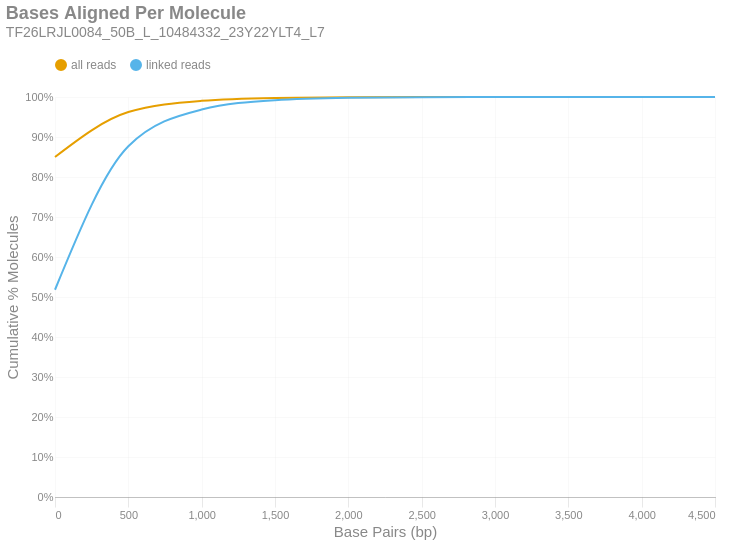

Source (notebook cell):
### Markdown cell above
### Bases Aligned Per Molecule
This is a cumulative frequency distribution showing the number of base pairs aligned per unique molecule. These data are shown in 500 bp bins. There are two distributions: one with `all reads` (yellow) and another with only `linked reads` (blue). The percent of molecules in the `linked reads` distribution is relative to the total number of linked molecules.

### Code cell
if SKIPLR:
    print_html(f"Skipped")
else:
    binned_df = consolidated_hist(valids['aligned_bp'], mask, 500, True)
    with SafeRender(binned_df):
        (
            density_plot(binned_df, 'Bases Aligned Per Molecule', samplename, 'basesper')
            .encode(
                x=alt.X('bin:Q', title="Base Pairs (bp)").axis(tickMinStep=500).scale(padding=0),
                y=alt.Y('value:Q', title='Cumulative % Molecules')
                    .axis(format='%')
                    .scale(domain = [0,1])
                    .stack(False),
                color=alt.Color("key:N").scale(domain = ["all reads", "linked reads"]),
                tooltip = [
                    alt.Tooltip("key:N", title = "Data Type"),
                    alt.Tooltip("range_label:N", title="Bases Aligned Per Molecule"),
                    alt.Tooltip("value:Q", format = ".2%", title="% Molecules (Cum.)")
                ]
            )
        ).display()

### Figure 1 — Vega-Lite specification as saved in the notebook (floating-point values rounded to 4 significant figures)
{"width": "container", "height": 400, "config": {"title": {"anchor": "start", "dy": -15, "fontSize": 18, "color": "#888888", "subtitleColor": "#888888", "subtitleFontSize": 14}, "arc": {"fill": "#0072B2"}, "axis": {"domainColor": "#888888", "domainWidth": 0.5, "gridWidth": 0.2, "grid": false, "titleFontWeight": 400, "titleFontSize": 15, "labelFontSize": 11, "labelColor": "#888888", "tickColor": "#888888", "tickWidth": 0.2, "titleColor": "#888888"}, "axisBand": {"grid": false}, "axisX": {"grid": true, "tickSize": 10, "domainCap": "round"}, "axisY": {"domain": false, "grid": true, "tickSize": 0, "domainCap": "round"}, "background": "transparent", "header": {"labelFontSize": 15, "labelColor": "#888888", "titleFontSize": 15, "titleFontWeight": 600, "titleColor": "#888888"}, "legend": {"labelFont": "sans-serif", "labelFontSize": 12, "labelColor": "#888888", "symbolSize": 100, "symbolType": "circle", "titleFontSize": 12, "titlePadding": 10, "titleColor": "#888888", "title": null, "orient": "top"}, "range": {"category": ["#E69F00", "#56B4E9", "#009E73", "#F0E442", "#0072B2", "#D55E00", "#CC79A7", "#000000"], "diverging": ["#cfe8f3", "#a2d4ec", "#73bfe2", "#46abdb", "#1696d2", "#12719e"]}, "area": {"fill": "#0072B2", "fillOpacity": 0.7, "line": true, "strokeOpacity": 0.7}, "line": {"color": "#0072B2", "stroke": "#0072B2", "strokeWidth": 2}, "trail": {"color": "#0072B2", "stroke": "#0072B2", "strokeWidth": 0, "size": 1}, "point": {"filled": true, "fillOpacity": 1.0, "size": 95}, "text": {"color": "#888888", "fontSize": 11, "align": "right", "fontWeight": 400, "size": 11}, "bar": {"fill": "#0072B2", "stroke": null}, "view": {"stroke": null, "continuousWidth": 660, "continuousHeight": 400}}, "data": {"name": "data-15a71f3190c7482821c5e9c02513474f"}, "mark": {"type": "line", "interpolate": "monotone", "point": {"opacity": 0, "size": 275}}, "encoding": {"color": {"field": "key", "scale": {"domain": ["all reads", "linked reads"]}, "type": "nominal"}, "tooltip": [{"field": "key", "title": "Data Type", "type": "nominal"}, {"field": "range_label", "title": "Bases Aligned Per Molecule", "type": "nominal"}, {"field": "value", "format": ".2%", "title": "% Molecules (Cum.)", "type": "quantitative"}], "x": {"axis": {"tickMinStep": 500}, "field": "bin", "scale": {"padding": 0}, "title": "Base Pairs (bp)", "type": "quantitative"}, "y": {"axis": {"format": "%"}, "field": "value", "scale": {"domain": [0, 1]}, "stack": false, "title": "Cumulative % Molecules", "type": "quantitative"}}, "params": [{"name": "param_c36ac31b6afebe62", "select": {"type": "point", "fields": ["key"]}, "bind": "legend"}], "title": {"text": "Bases Aligned Per Molecule", "subtitle": "TF26LRJL0084_50B_L_10484332_23Y22YLT4_L7"}, "transform": [{"fold": ["all reads (cumsum)", "linked reads (cumsum)"]}, {"calculate": "replace(datum.key, ' (cumsum)', '')", "as": "key"}, {"filter": {"param": "param_c36ac31b6afebe62"}}], "usermeta": {"embedOptions": {"downloadFileName": "TF26LRJL0084_50B_L_10484332_23Y22YLT4_L7.basesper"}}, "$schema": "https://vega.github.io/schema/vega-lite/v6.4.1.json", "datasets": {"data-15a71f3190c7482821c5e9c02513474f": [{"bin": "0.0", "interval": "0.0-500.0", "all reads": 0.8501, "linked reads": 0.5181, "all reads (cumsum)": 0.8501, "linked reads (cumsum)": 0.5181, "range_label": "0-499"}, {"bin": "500.0", "interval": "500.0-1000.0", "all reads": 0.1122, "linked reads": 0.3587, "all reads (cumsum)": 0.9623, "linked reads (cumsum)": 0.8768, "range_label": "500-999"}, {"bin": "1000.0", "interval": "1000.0-1500.0", "all reads": 0.02808, "linked reads": 0.09175, "all reads (cumsum)": 0.9904, "linked reads (cumsum)": 0.9685, "range_label": "1000-1499"}, {"bin": "1500.0", "interval": "1500.0-2000.0", "all reads": 0.007204, "linked reads": 0.02364, "all reads (cumsum)": 0.9976, "linked reads (cumsum)": 0.9922, "range_label": "1500-1999"}, {"bin": "2000.0", "interval": "2000.0-2500.0", "all reads": 0.001809, "linked reads": 0.005943, "all reads (cumsum)": 0.9994, "linked reads (cumsum)": 0.9981, "range_label": "2000-2499"}, {"bin": "2500.0", "interval": "2500.0-3000.0", "all reads": 0.0004445, "linked reads": 0.00146, "all reads (cumsum)": 0.9999, "linked reads (cumsum)": 0.9996, "range_label": "2500-2999"}, {"bin": "3000.0", "interval": "3000.0-3500.0", "all reads": 8.769e-05, "linked reads": 0.000288, "all reads (cumsum)": 1.0, "linked reads (cumsum)": 0.9999, "range_label": "3000-3499"}, {"bin": "3500.0", "interval": "3500.0-4000.0", "all reads": 3.427e-05, "linked reads": 0.0001126, "all reads (cumsum)": 1.0, "linked reads (cumsum)": 1.0, "range_label": "3500-3999"}, {"bin": "4000.0", "interval": "4000.0-4500.0", "all reads": 3.024e-06, "linked reads": 9.932e-06, "all reads (cumsum)": 1.0, "linked reads (cumsum)": 1.0, "range_label": "4000-4499"}, {"bin": "4500.0", "interval": "4500.0-5000.0", "all reads": 3.024e-06, "linked reads": 9.932e-06, "all reads (cumsum)": 1.0, "linked reads (cumsum)": 1.0, "range_label": "4500-4999"}]}}
